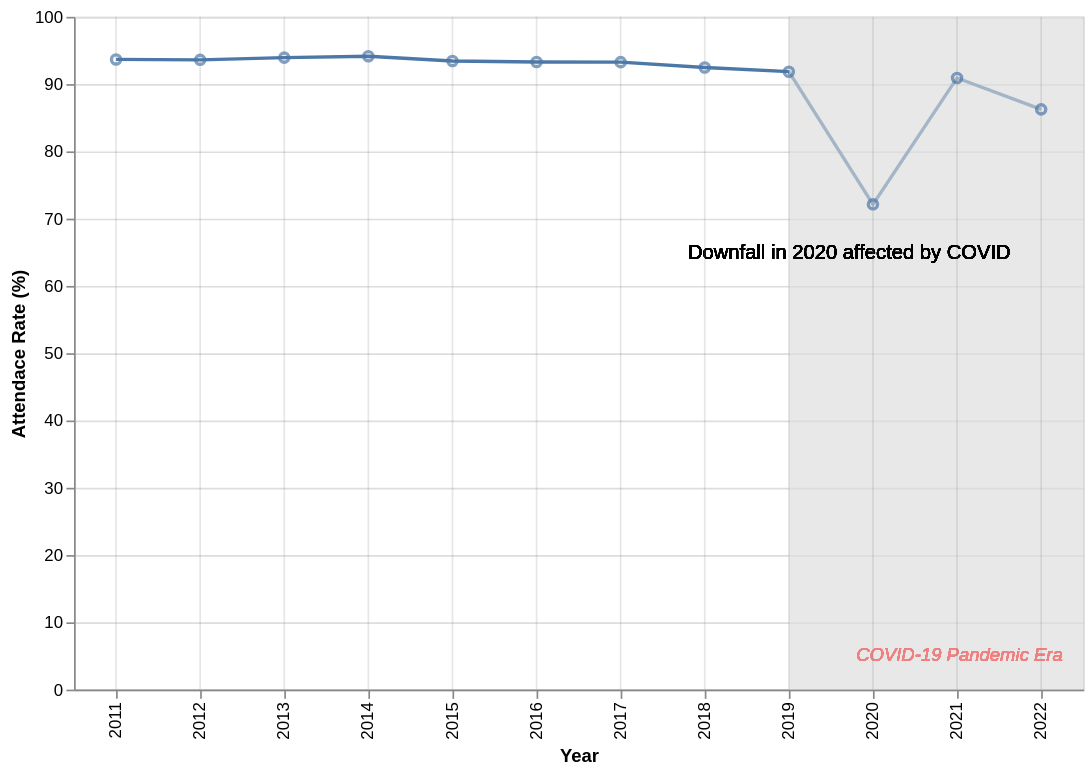

Vega-Lite specification stored for this chart:
### Vega-Lite specification from a JSON file in a GitHub repository (floating-point values rounded to 4 significant figures)
{"$schema": "https://vega.github.io/schema/vega-lite/v5.json", "width": 600, "height": 400, "data": {"values": [{"year": "2011", "value": 93.67}, {"year": "2012", "value": 93.61}, {"year": "2013", "value": 93.94}, {"year": "2014", "value": 94.15}, {"year": "2015", "value": 93.43}, {"year": "2016", "value": 93.29}, {"year": "2017", "value": 93.26}, {"year": "2018", "value": 92.46}, {"year": "2019", "value": 91.85}, {"year": "2020", "value": 72.13}, {"year": "2021", "value": 90.92}, {"year": "2022", "value": 86.25}]}, "layer": [{"mark": "line", "encoding": {"x": {"field": "year", "type": "ordinal", "title": "Year"}, "y": {"field": "value", "type": "quantitative", "title": "Attendace Rate (%)"}}}, {"mark": {"type": "rect", "color": "lightgray"}, "encoding": {"x": {"value": 425}, "x2": {"value": 600}, "y": {"value": 0}, "y2": {"value": 400}, "opacity": {"value": 0.08}}}, {"mark": {"type": "text", "align": "left", "baseline": "middle", "fontSize": 12, "dx": 5}, "encoding": {"text": {"value": "Downfall in 2020 affected by COVID"}, "x": {"value": 360}, "y": {"value": 140}, "opacity": {"value": 1}}}, {"mark": {"type": "text", "align": "left", "fontStyle": "italic", "baseline": "middle", "color": "lightcoral", "fontSize": 11, "dx": 5}, "encoding": {"text": {"value": "COVID-19 Pandemic Era"}, "x": {"value": 460}, "y": {"value": 380}, "opacity": {"value": 1}}}, {"mark": "point", "encoding": {"x": {"field": "year", "type": "ordinal"}, "y": {"field": "value", "type": "quantitative"}}}, {"mark": {"type": "rule", "color": "gray"}, "encoding": {"x": {"field": "year", "type": "ordinal"}, "y": {"value": 0}, "y2": {"value": 400}, "opacity": {"value": 0.2}}}]}
